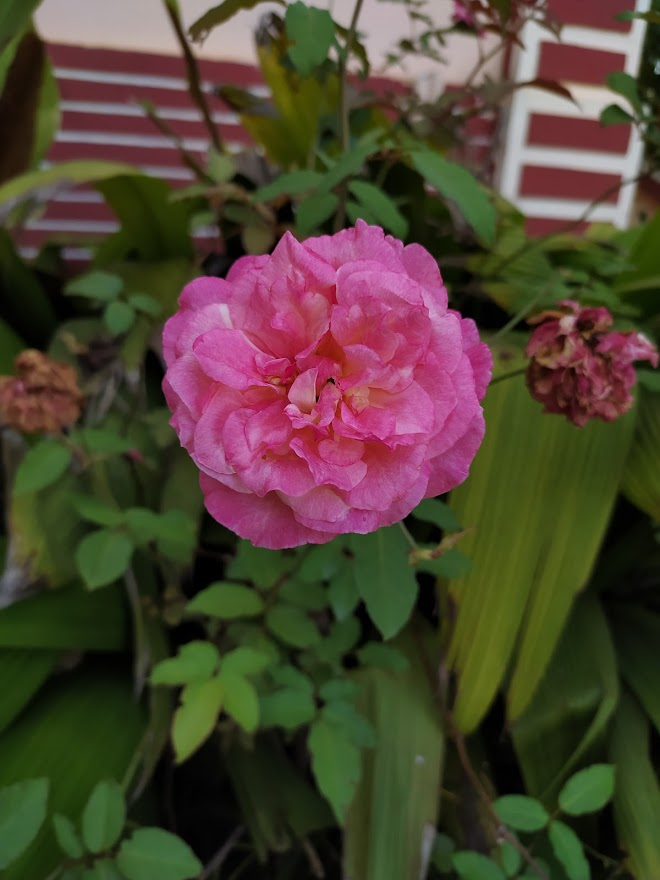
#> input picture Tarefa 6/03.jpg, 660 x 880 px
$ python 01.py
#> lines starting #> are read from the running program, lines starting #| are printed output that depends on the picture
import cv2
import numpy as np
from matplotlib import pyplot as plt

imgPB = cv2.imread("03.jpg", 0)
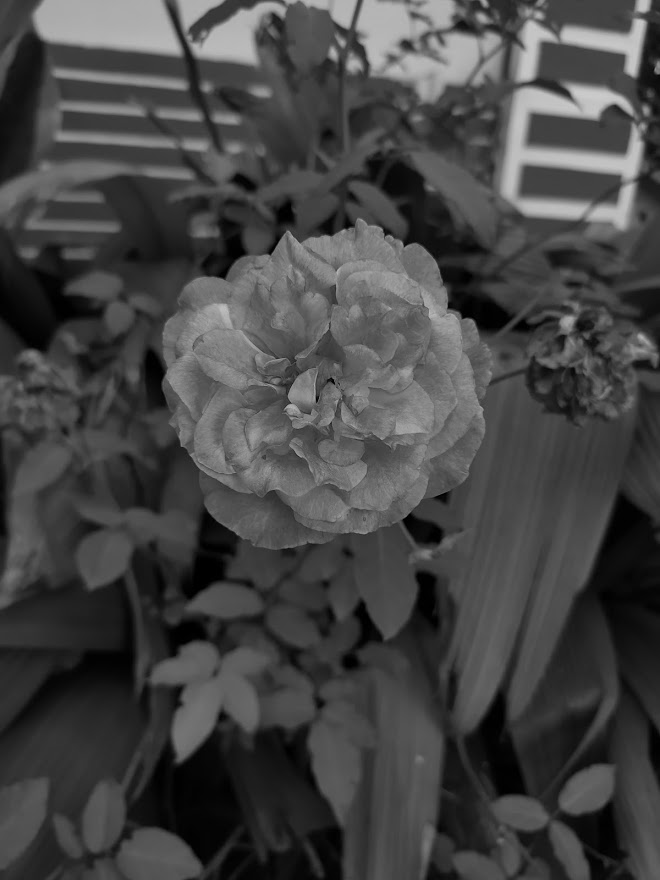
#> imgPB: shape (880, 660); min 0, max 205, mean 69
imgColor = cv2.imread("01.jpg")
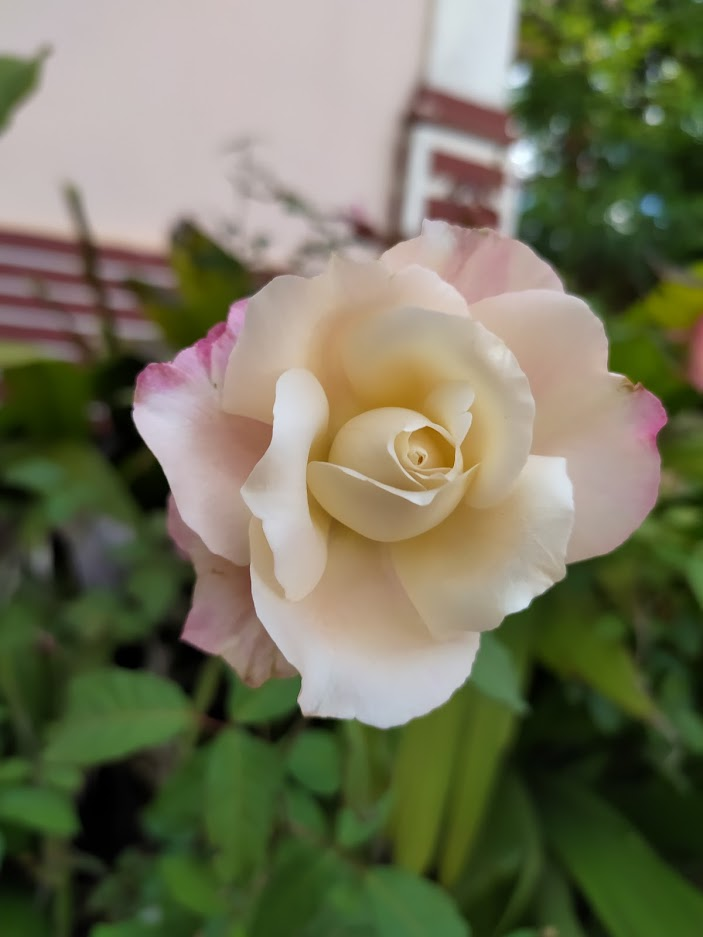
#> input picture Tarefa 6/01.jpg, 703 x 937 px
#> imgColor is the input picture: shape (937, 703, 3); mean B, G, R 89.7, 115.5, 115

color = ('b', 'g', 'r')

for i, col in enumerate(color):
    print(i, col)
    histr = cv2. calcHist([imgColor], [i], None, [256], [0,256])
    plt.subplot(2,2,1),plt.plot(histr, color = col)
    plt.xlim([0, 256])

imgColorRGB = cv2.cvtColor(imgColor, cv2.COLOR_BGR2RGB)

plt.subplot(2,2,2),plt.hist(imgPB.ravel(), 256, [0, 256])
plt.subplot(2,2,4),plt.imshow(imgPB, cmap='gray')
plt.subplot(2,2,3),plt.imshow(imgColorRGB, cmap='gray')
#cv2.imshow("Imagem", imgColor)
plt.show()
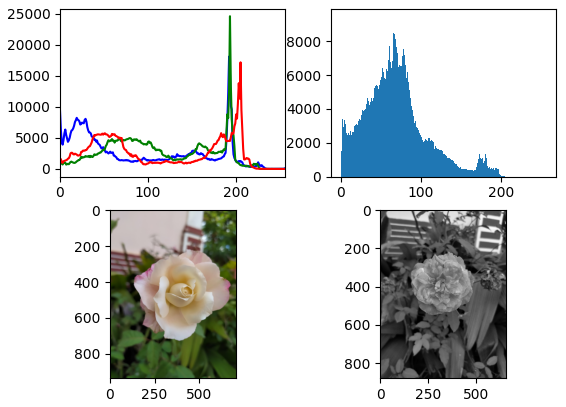
#> figure drawn by matplotlib, 4 panels; panel 1: curve peaks at x = 192, y = 18088; panel 1: curve peaks at x = 193, y = 24584; panel 1: curve peaks at x = 205, y = 17167; panel 2: tallest bar 9455 high, from x = 66 to 67

cv2.waitKey(0)
cv2.destroyAllWindows()
